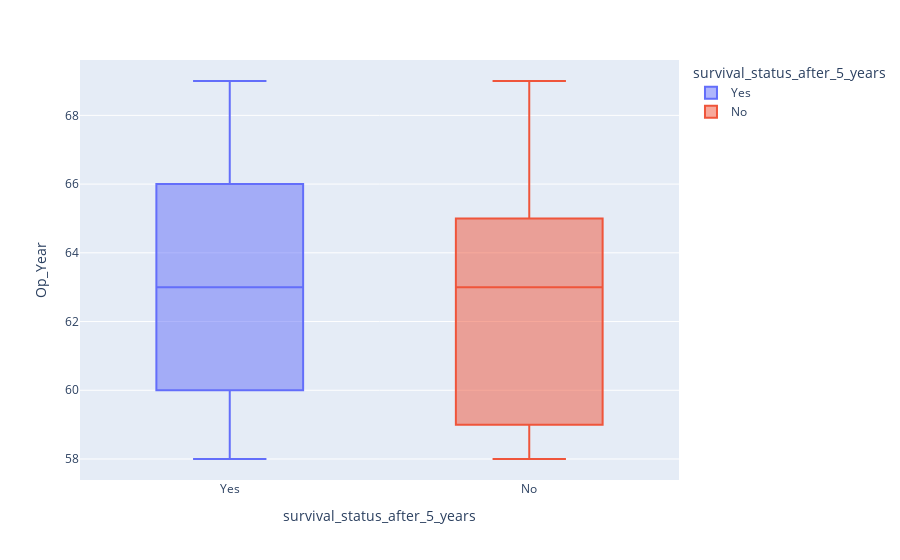

Notebook source saved alongside this figure:
### Code cell
col='Op_Year'
px.box(df,'survival_status_after_5_years',col,color='survival_status_after_5_years')

### Figure 1 — Plotly figure (JSON) as saved in the notebook; plotly's stock layout.template omitted (floating-point values rounded to 4 significant figures; data arrays with more than 128 entries replaced by an {"elided": "..."} marker saying what was removed)
{"data": [{"alignmentgroup": "True", "hovertemplate": "survival_status_after_5_years=%{x}<br>Op_Year=%{y}<extra></extra>", "legendgroup": "Yes", "marker": {"color": "#636efa"}, "name": "Yes", "notched": false, "offsetgroup": "Yes", "orientation": "v", "showlegend": true, "type": "box", "x": {"elided": "225 str values"}, "x0": " ", "xaxis": "x", "y": {"elided": "225 int values"}, "y0": " ", "yaxis": "y"}, {"alignmentgroup": "True", "hovertemplate": "survival_status_after_5_years=%{x}<br>Op_Year=%{y}<extra></extra>", "legendgroup": "No", "marker": {"color": "#EF553B"}, "name": "No", "notched": false, "offsetgroup": "No", "orientation": "v", "showlegend": true, "type": "box", "x": ["No", "No", "No", "No", "No", "No", "No", "No", "No", "No", "No", "No", "No", "No", "No", "No", "No", "No", "No", "No", "No", "No", "No", "No", "No", "No", "No", "No", "No", "No", "No", "No", "No", "No", "No", "No", "No", "No", "No", "No", "No", "No", "No", "No", "No", "No", "No", "No", "No", "No", "No", "No", "No", "No", "No", "No", "No", "No", "No", "No", "No", "No", "No", "No", "No", "No", "No", "No", "No", "No", "No", "No", "No", "No", "No", "No", "No", "No", "No", "No", "No"], "x0": " ", "xaxis": "x", "y": [59, 66, 69, 66, 60, 64, 67, 69, 59, 58, 59, 64, 64, 64, 58, 63, 65, 66, 67, 58, 69, 62, 65, 63, 62, 65, 58, 58, 67, 63, 64, 63, 64, 59, 59, 69, 59, 62, 66, 58, 65, 59, 60, 63, 65, 60, 65, 65, 68, 63, 68, 65, 66, 61, 62, 64, 62, 59, 65, 62, 65, 68, 59, 58, 65, 60, 58, 61, 62, 66, 58, 61, 64, 63, 67, 58, 58, 63, 65, 65, 58], "y0": " ", "yaxis": "y"}], "layout": {"boxmode": "overlay", "legend": {"title": {"text": "survival_status_after_5_years"}, "tracegroupgap": 0}, "margin": {"t": 60}, "xaxis": {"anchor": "y", "categoryarray": ["Yes", "No"], "categoryorder": "array", "domain": [0, 1], "title": {"text": "survival_status_after_5_years"}}, "yaxis": {"anchor": "x", "domain": [0, 1], "title": {"text": "Op_Year"}}}}
